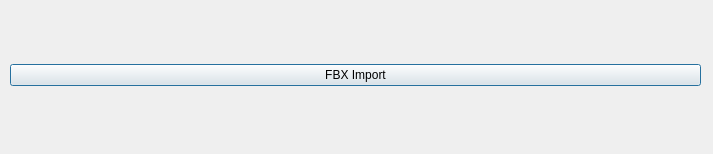
<?xml version="1.0" encoding="UTF-8"?>
<ui version="4.0">
 <class>Dialog</class>
 <widget class="QDialog" name="Dialog">
  <property name="geometry">
   <rect>
    <x>0</x>
    <y>0</y>
    <width>713</width>
    <height>154</height>
   </rect>
  </property>
  <property name="windowTitle">
   <string>Dialog</string>
  </property>
  <widget class="QWidget" name="verticalLayoutWidget">
   <property name="geometry">
    <rect>
     <x>10</x>
     <y>10</y>
     <width>691</width>
     <height>131</height>
    </rect>
   </property>
   <layout class="QVBoxLayout" name="verticalLayout">
    <item>
     <widget class="QPushButton" name="pushButton">
      <property name="text">
       <string>FBX Import</string>
      </property>
     </widget>
    </item>
   </layout>
  </widget>
 </widget>
 <resources/>
 <connections/>
</ui>
